Frame 1 (no input): blank canvas, image omitted
Frame 60 (the mouse pressed at the canvas centre just before this capture): blank canvas, image omitted
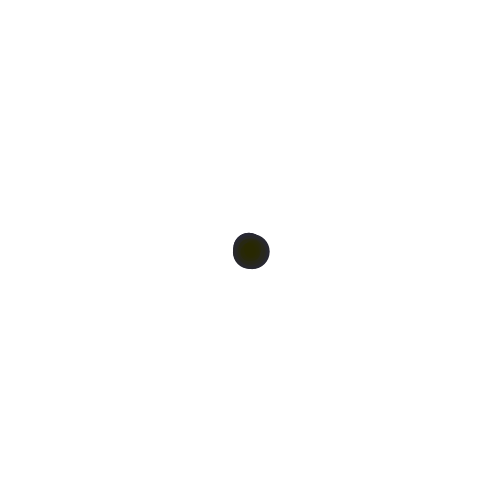
Frame 120 (the mouse held since frame 60 and released just before this capture)

The Processing sketch whose frames 1 and 60 were blank and that drew this single picture after the mouse press (run headless with seeded random() and noise(); from frame 60 on, the mouse is pressed at the canvas centre):

// Processing sketch: Lab16
// ── Lab16.pde
ArrayList<Particle> nathan = new ArrayList<Particle>();

void setup()
{
  size(500, 500);
  noStroke();
}

void draw()
{
  background(255);
  
  if(mousePressed)
  {
    Brianna();
  }
  
  for(int i = 0; i < nathan.size(); i++)
  {
    Particle p = nathan.get(i);
    p.render();
  }
      
  println(nathan.size());
}

void Brianna()
{
  nathan.add(new Particle());
  
  for(int i = 0; i < nathan.size(); i++)
  {
    Particle p = nathan.get(i);
    p.render();
    p.update();
  }

}
// ── Particle.pde
class Particle
{
  float x, y;
  float r, g, b, a;
  float _width = 10, _height = 10;
  float rnd, rnd1, rnd2, rnd3;
  
  Particle()
  {
    rnd = random(0, 40);
    
    rnd1 = random(0, 1);
    rnd2 = random(0, 1);
    rnd3 = random(0, 1);
    
    x = mouseX + random(-2, 3);
    y = mouseY + random(-2, 3);
        
    r = 40;
    g = 40;
    b = 0;
    a = 255;
  }
  
  //float theta = 0, radius = 12; 
  
  void update()
  {
    if(a <= 0)
    {
      nathan.remove(this);
    }
    
    if(_width <= rnd &&  frameCount % 2 == 0)
    {
      _width++;
      _height++;
    }
    
    if(b < 200)
    {
      b += 1;
    }
    else if(r < 255)
    {
      r += 1;
    }
    
    if(r > 250)
    {
      a--;
    } 
  }
  
  void render()
  {
    fill(r,g,b,a);
    ellipse(x,y, _width, _height);
  }
}
